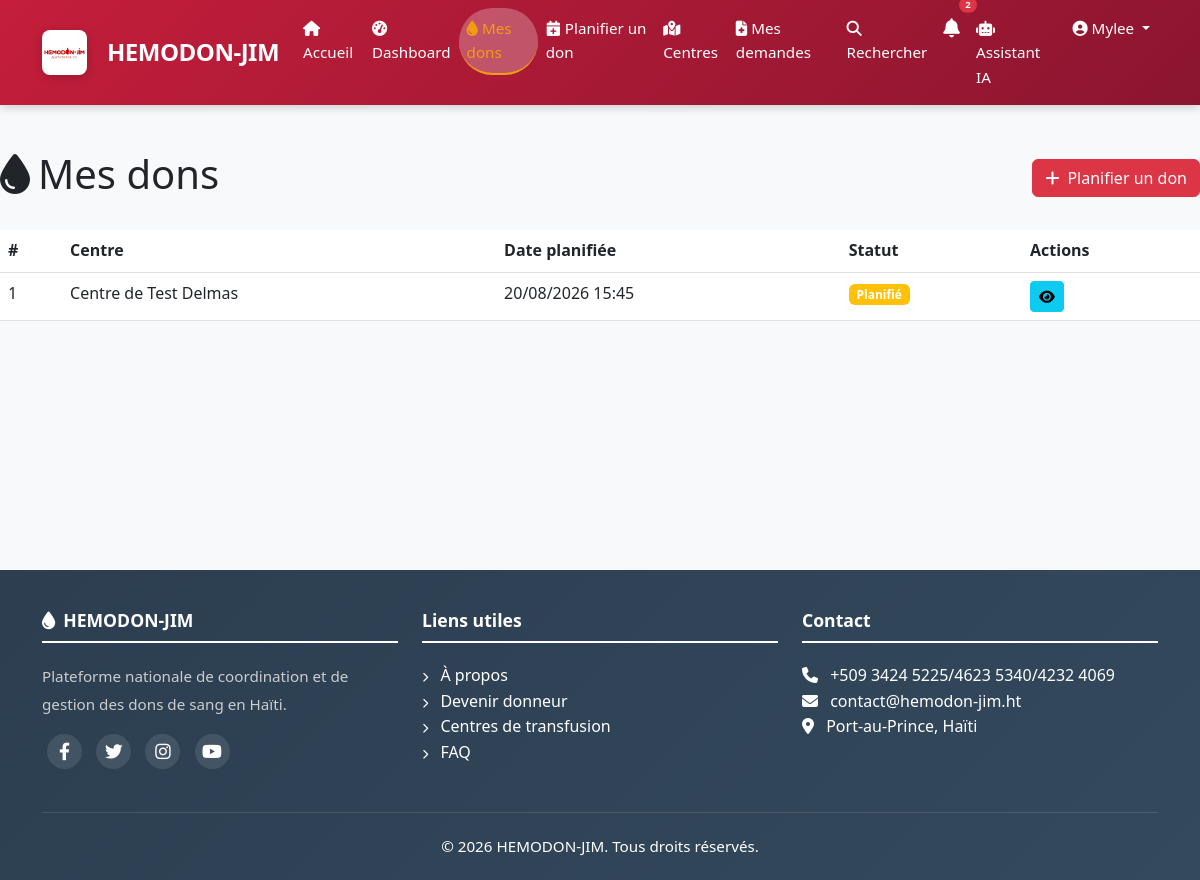
Page /mes-dons/ (signed in) on the committed database.
### apps/authentification/models.py (models this page shows, shortened)
class User(AbstractUser):
    GROUPE_CHOICES = [
        ('donneur', 'Donneur'),
        ('hospitalier', 'Personnel Hospitalier'),
        ('admin', 'Administrateur'),
        ('pnts', 'PNTS'),
    ]
    GROUPE_SANGUIN_CHOICES = [
        ('A+', 'A+'), ('A-', 'A-'),
        ('B+', 'B+'), ('B-', 'B-'),
        ('AB+', 'AB+'), ('AB-', 'AB-'),
        ('O+', 'O+'), ('O-', 'O-'),
    ]
    groupe = models.CharField(max_length=20, choices=GROUPE_CHOICES, default='donneur')
    telephone = models.CharField(max_length=20, unique=True)
    adresse = models.TextField(blank=True, null=True)
    commune = models.CharField(max_length=100, blank=True, null=True)
    departement = models.CharField(max_length=100, blank=True, null=True)
    date_naissance = models.DateField(null=True, blank=True)
    groupe_sanguin = models.CharField(max_length=3, choices=GROUPE_SANGUIN_CHOICES, blank=True, null=True)
    est_eligible = models.BooleanField(default=True)
    photo = models.ImageField(upload_to='photos/', blank=True, null=True)
    created_at = models.DateTimeField(auto_now_add=True)
    updated_at = models.DateTimeField(auto_now=True)
    class Meta:
        db_table = 'users'
        verbose_name = 'Utilisateur'
        verbose_name_plural = 'Utilisateurs'

### apps/dons/models.py (models this page shows, shortened)
class Don(models.Model):
    STATUT_CHOICES = [
        ('planifie', 'Planifié'),
        ('effectue', 'Effectué'),
        ('annule', 'Annulé'),
        ('reporte', 'Reporté'),
    ]
    donneur = models.ForeignKey(
        User,
        on_delete=models.CASCADE,
        related_name='dons'
    )
    centre = models.ForeignKey(
        Centre,
        on_delete=models.CASCADE,
        related_name='dons'
    )
    date_planifiee = models.DateTimeField()
    date_effectuee = models.DateTimeField(null=True, blank=True)
    statut = models.CharField(max_length=20, choices=STATUT_CHOICES, default='planifie')
    quantite = models.IntegerField(default=450, help_text="Quantité en ml")
    observations = models.TextField(blank=True, null=True)
    created_at = models.DateTimeField(auto_now_add=True)
    updated_at = models.DateTimeField(auto_now=True)
    def peut_annuler(self):
        return self.statut == 'planifie' and timezone.now() < self.date_planifiee
    class Meta:
        db_table = 'dons'
        verbose_name = 'Don'
        verbose_name_plural = 'Dons'
        ordering = ['-date_planifiee']

### apps/centres/models.py (models this page shows, shortened)
class Centre(models.Model):
    TYPE_CHOICES = [
        ('public', 'Public'),
        ('prive', 'Privé'),
        ('ong', 'ONG'),
    ]
    nom = models.CharField(max_length=200)
    type = models.CharField(max_length=20, choices=TYPE_CHOICES)
    adresse = models.TextField()
    commune = models.CharField(max_length=100)
    departement = models.CharField(max_length=100)
    telephone = models.CharField(max_length=20)
    email = models.EmailField(blank=True, null=True)
    latitude = models.DecimalField(max_digits=9, decimal_places=6, null=True, blank=True)
    longitude = models.DecimalField(max_digits=9, decimal_places=6, null=True, blank=True)
    capacite_journaliere = models.IntegerField(default=50)
    horaires = models.TextField(blank=True, null=True)
    est_actif = models.BooleanField(default=True)
    responsable = models.ForeignKey(
        User,
        on_delete=models.SET_NULL,
        null=True,
        related_name='centre_responsable'
    )
    created_at = models.DateTimeField(auto_now_add=True)
    updated_at = models.DateTimeField(auto_now=True)
    class Meta:
        db_table = 'centres'
        verbose_name = 'Centre'
        verbose_name_plural = 'Centres'

### apps/dons/views.py (the view)
# urls.py: path('mes-dons/', views.dons_list, name='my_dons'),
@login_required
def dons_list(request):
    dons = Don.objects.filter(donneur=request.user).order_by('-date_planifiee')
    statut = request.GET.get('statut')
    if statut:
        dons = dons.filter(statut=statut)
    paginator = Paginator(dons, 10)
    page_number = request.GET.get('page')
    dons_page = paginator.get_page(page_number)
    stats = {
        'total': Don.objects.filter(donneur=request.user).count(),
        'effectues': Don.objects.filter(donneur=request.user, statut='effectue').count(),
        'planifies': Don.objects.filter(donneur=request.user, statut='planifie').count(),
        'annules': Don.objects.filter(donneur=request.user, statut='annule').count(),
    }
    context = {
        'dons': dons_page,
        'stats': stats,
        'statuts': Don.STATUT_CHOICES,
        'title': 'Mes dons - HEMODON-JIM',
        'active_page': 'dons',
    }
    return render(request, 'dons/list.html', context)

### apps/authentification/context_processors.py (called while the page is built)
def user_notifications_count(request):
    count = 0
    if request.user.is_authenticated:
        count = Notification.objects.filter(
            models.Q(pour_tous=True) | models.Q(utilisateurs=request.user),
            est_lue=False
        ).distinct().count()
        print(f"Notifications non lues pour {request.user.username}: {count}")
    return {'user_notifications_count': count}

### templates/dons/list.html (shortened to what this page needs)
{% extends 'base.html' %}
{% load static %}
{% block content %}
<div class="d-flex justify-content-between align-items-center mb-4">
    <h1><i class="fas fa-droplet me-2"></i>Mes dons</h1>
    <a href="{% url 'dons:create' %}" class="btn btn-danger">
        <i class="fas fa-plus me-2"></i>Planifier un don
    </a>
</div>
<div class="table-responsive">
    <table class="table table-hover">
        <thead>
            <tr>
                <th>#</th>
                <th>Centre</th>
                <th>Date planifiée</th>
                <th>Statut</th>
                <th>Actions</th>
            </tr>
        </thead>
        <tbody>
            {% for don in dons %}
            <tr>
                <td>{{ don.id }}</td>
                <td>{{ don.centre.nom }}</td>
                <td>{{ don.date_planifiee|date:"d/m/Y H:i" }}</td>
                <td>
                    <span class="badge {% if don.statut == 'effectue' %}bg-success{% elif don.statut == 'planifie' %}bg-warning{% else %}bg-danger{% endif %}">
                        {{ don.get_statut_display }}
                    </span>
                </td>
                <td>
                    <a href="{% url 'dons:detail' don.id %}" class="btn btn-sm btn-info">
                        <i class="fas fa-eye"></i>
                    </a>
                </td>
            </tr>
            {% empty %}
            <tr>
                <td colspan="5" class="text-center">Aucun don enregistré.</td>
            </tr>
            {% endfor %}
        </tbody>
    </table>
</div>
{% endblock %}

### templates/partials/header.html (shortened to what this page needs)
{% load static %}
<nav class="navbar navbar-expand-lg navbar-custom fixed-top">
    <div class="container">
        <a class="navbar-brand" href="{% url 'home' %}">
            <img src="{% static 'images/logo/logo1.jpg' %}" alt="HEMODON-JIM" height="40" class="me-2" style="border-radius: 8px;">
            <span>HEMODON-JIM</span>
        </a>
        <div class="collapse navbar-collapse" id="navbarNav">
            <ul class="navbar-nav ms-auto">
                <li class="nav-item">
                    <a class="nav-link {% if request.path == '/' %}active{% endif %}" href="{% url 'home' %}">
                        <i class="fas fa-home"></i> Accueil
                    </a>
                </li>
                {% if user.is_authenticated %}
                    {% if user.is_superuser or user.groupe == 'admin' or user.groupe == 'pnts' %}
                        <li class="nav-item">
                            <a class="nav-link {% if 'admin-panel' in request.path %}active{% endif %}" href="{% url 'app_admin:dashboard' %}">
                                <i class="fas fa-crown"></i> Panel Admin
                            </a>
                        </li>
                        <li class="nav-item">
                            <a class="nav-link" href="{% url 'app_admin:users' %}">
                                <i class="fas fa-users"></i> Utilisateurs
                            </a>
                        </li>
                        <li class="nav-item">
                            <a class="nav-link" href="{% url 'app_admin:centres' %}">
                                <i class="fas fa-hospital"></i> Centres
                            </a>
                        </li>
                        <li class="nav-item">
                            <a class="nav-link {% if 'stocks' in request.path %}active{% endif %}" href="{% url 'stocks:list' %}">
                                <i class="fas fa-warehouse"></i> Stocks
                            </a>
                        </li>
                        <li class="nav-item">
                            <a class="nav-link {% if 'demandes' in request.path %}active{% endif %}" href="{% url 'demandes:toutes' %}">
                                <i class="fas fa-file-medical"></i> Demandes
                                <span class="badge bg-warning ms-1">{{ demandes_urgentes|default:0 }}</span>
                            </a>
                        </li>
                    {% else %}
                        <li class="nav-item">
                            <a class="nav-link {% if 'dashboard' in request.path %}active{% endif %}" href="{% url 'dashboard' %}">
                                <i class="fas fa-tachometer-alt"></i> Dashboard
                            </a>
                        </li>
                        <li class="nav-item">
                            <a class="nav-link {% if 'mes-dons' in request.path %}active{% endif %}" href="{% url 'dons:my_dons' %}">
                                <i class="fas fa-droplet"></i> Mes dons
                            </a>
                        </li>
                        <li class="nav-item">
                            <a class="nav-link" href="{% url 'dons:create' %}">
                                <i class="fas fa-calendar-plus"></i> Planifier un don
                            </a>
                        </li>
                        <li class="nav-item">
                            <a class="nav-link {% if 'carte' in request.path %}active{% endif %}" href="{% url 'centres:map' %}">
                                <i class="fas fa-map-marked-alt"></i> Centres
                            </a>
                        </li>
                        <li class="nav-item">
                            <a class="nav-link {% if 'mes-demandes' in request.path %}active{% endif %}" href="{% url 'demandes:list' %}">
                                <i class="fas fa-file-medical"></i> Mes demandes
                            </a>
                        </li>
                        <li class="nav-item">
                            <a class="nav-link" href="{% url 'centres:search' %}">
                                <i class="fas fa-search"></i> Rechercher
                            </a>
                        </li>
                    {% endif %}
                    <li class="nav-item">
                        <a class="nav-link position-relative" href="{% url 'notifications:list' %}">
                            {% if user_notifications_count > 0 %}
                            <span class="position-absolute top-0 start-100 translate-middle badge rounded-pill bg-danger" style="font-size: 0.6rem; margin-top: -3px;">
                                {{ user_notifications_count }}
                            </span>
                            {% endif %}
                        </a>
                    </li>
                    <li class="nav-item">
                        <a class="nav-link" href="{% url 'chatbot:chatbot' %}">
                            <i class="fas fa-robot"></i> Assistant IA
                        </a>
                    </li>
                    <li class="nav-item dropdown">
                        <a class="nav-link dropdown-toggle" href="#" id="userDropdown" role="button" data-bs-toggle="dropdown">
                            <i class="fas fa-user-circle"></i> {{ user.username }}
                        </a>
                    </li>
                {% endif %}
            </ul>
        </div>
    </div>
</nav>

### static/css/style.css (style rules this page uses)
:root { --red-primary: #C41E3A; --red-dark: #8B1530; --red-light: #E53935; --red-very-light: #FFEBEE; --red-gradient: linear-gradient(135deg, #C41E3A 0%, #8B1530 100%); --white: #FFFFFF; --gray-100: #F8F9FA; --gray-200: #E9ECEF; --gray-300: #DEE2E6; --gray-600: #6C757D; --gray-900: #212529; --shadow-sm: 0 2px 10px rgba(0,0,0,0.08); --shadow-md: 0 4px 20px rgba(196,30,58,0.15); --shadow-lg: 0 8px 40px rgba(196,30,58,0.2); --navbar-height: 70px; }
* { margin: 0; padding: 0; box-sizing: border-box; }
html { scroll-behavior: smooth; }
body { font-family: 'Segoe UI', Tahoma, Geneva, Verdana, sans-serif; background: var(--gray-100); color: var(--gray-900); padding-top: var(--navbar-height); line-height: 1.6; }
a { color: var(--red-primary); text-decoration: none; transition: all 0.3s ease; }
.navbar-custom { background: var(--red-gradient) !important; box-shadow: var(--shadow-md); padding: 8px 0; transition: all 0.3s ease; min-height: var(--navbar-height); }
.navbar-custom .navbar-brand { display: flex; align-items: center; gap: 12px; color: white !important; font-weight: 800; font-size: 1.6rem; letter-spacing: -0.5px; }
.navbar-custom .navbar-brand img { height: 45px; width: auto; border-radius: 8px; transition: transform 0.3s ease; box-shadow: 0 2px 8px rgba(0,0,0,0.2); }
.navbar-custom .nav-link { color: rgba(255, 255, 255, 0.9) !important; font-weight: 500; padding: 8px 18px; border-radius: 50px; transition: all 0.3s ease; font-size: 0.95rem; }
.navbar-custom .nav-link.active { color: white !important; background: rgba(255, 255, 255, 0.25); }

### templates/base.html (style rules this page uses)
body { font-family: 'Segoe UI', Tahoma, Geneva, Verdana, sans-serif; background-color: #f8f9fa; margin-top: 80px; min-height: 100vh; display: flex; flex-direction: column; }
.navbar-custom { background: linear-gradient(135deg, #c0392b, #e74c3c); box-shadow: 0 2px 10px rgba(0,0,0,0.2); }
.navbar-custom .navbar-brand { font-weight: bold; color: white !important; font-size: 1.5rem; }
.navbar-custom .nav-link { color: white !important; font-weight: 500; transition: all 0.3s; }
.navbar-custom .nav-link.active { color: #f39c12 !important; border-bottom: 2px solid #f39c12; }

### rows in the picture
User: username "Mylee"
Don: id "1", centre.nom "Centre de Test Delmas", date_planifiee "20/08/2026 15:45", statut "Planifié"

### other values in the picture
{{ user_notifications_count }} "2"
